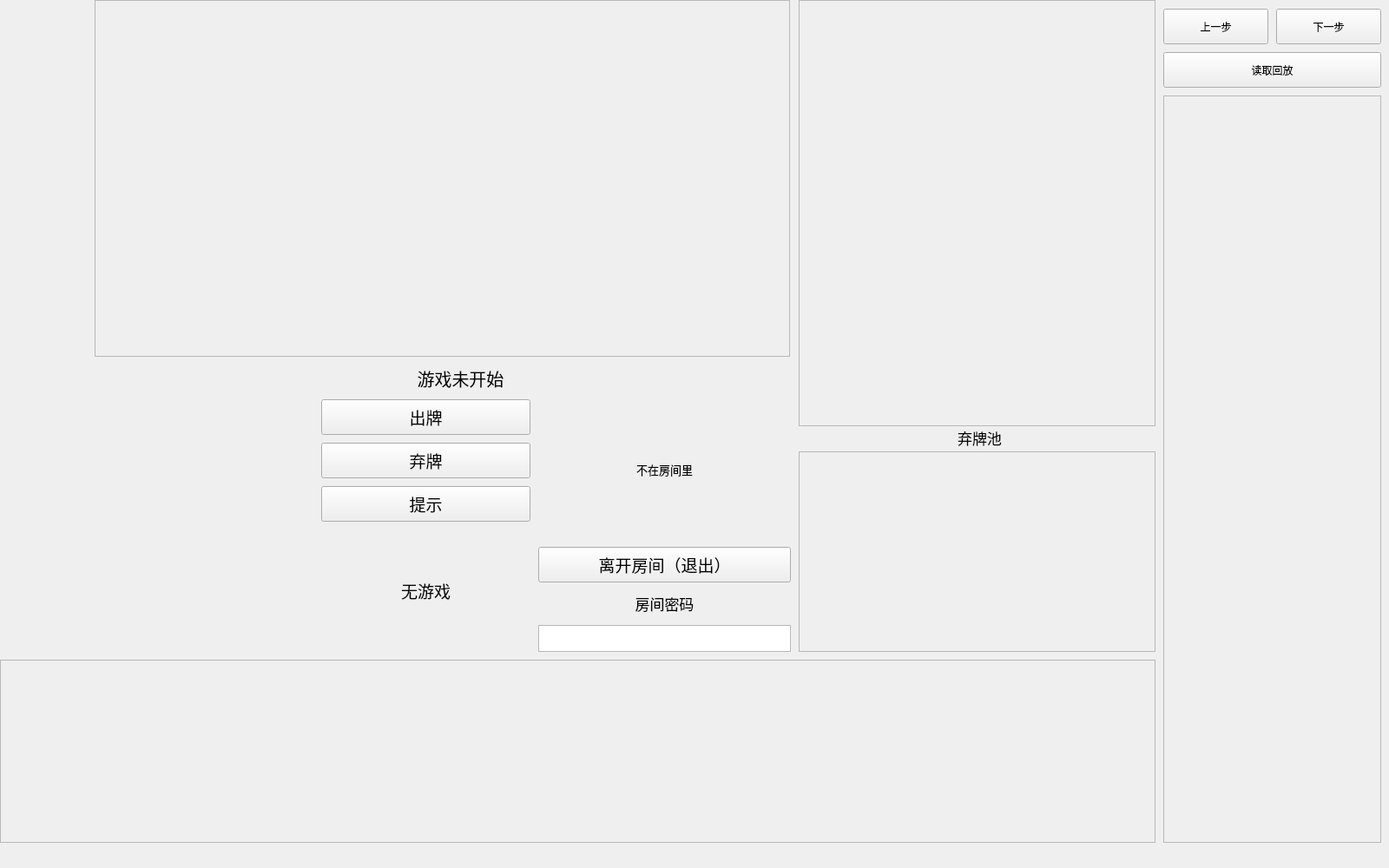
<?xml version="1.0" encoding="UTF-8"?>
<ui version="4.0">
 <class>AIUI</class>
 <widget class="QWidget" name="AIUI">
  <property name="geometry">
   <rect>
    <x>0</x>
    <y>0</y>
    <width>1600</width>
    <height>1000</height>
   </rect>
  </property>
  <property name="windowTitle">
   <string>Form</string>
  </property>
  <widget class="QPushButton" name="play_btn">
   <property name="geometry">
    <rect>
     <x>370</x>
     <y>460</y>
     <width>241</width>
     <height>41</height>
    </rect>
   </property>
   <property name="font">
    <font>
     <pointsize>14</pointsize>
    </font>
   </property>
   <property name="text">
    <string>出牌</string>
   </property>
  </widget>
  <widget class="QPushButton" name="discard_btn">
   <property name="geometry">
    <rect>
     <x>370</x>
     <y>510</y>
     <width>241</width>
     <height>41</height>
    </rect>
   </property>
   <property name="font">
    <font>
     <pointsize>14</pointsize>
    </font>
   </property>
   <property name="text">
    <string>弃牌</string>
   </property>
  </widget>
  <widget class="QPushButton" name="clue_btn">
   <property name="geometry">
    <rect>
     <x>370</x>
     <y>560</y>
     <width>241</width>
     <height>41</height>
    </rect>
   </property>
   <property name="font">
    <font>
     <pointsize>14</pointsize>
    </font>
   </property>
   <property name="text">
    <string>提示</string>
   </property>
  </widget>
  <widget class="QWidget" name="gridLayoutWidget_2">
   <property name="geometry">
    <rect>
     <x>0</x>
     <y>540</y>
     <width>361</width>
     <height>171</height>
    </rect>
   </property>
   <layout class="QGridLayout" name="Layout_Clue"/>
  </widget>
  <widget class="QScrollArea" name="AIpredict_area">
   <property name="geometry">
    <rect>
     <x>920</x>
     <y>0</y>
     <width>411</width>
     <height>491</height>
    </rect>
   </property>
   <property name="widgetResizable">
    <bool>true</bool>
   </property>
   <widget class="QWidget" name="scrollAreaWidgetContents">
    <property name="geometry">
     <rect>
      <x>0</x>
      <y>0</y>
      <width>409</width>
      <height>489</height>
     </rect>
    </property>
   </widget>
  </widget>
  <widget class="QWidget" name="horizontalLayoutWidget">
   <property name="geometry">
    <rect>
     <x>0</x>
     <y>460</y>
     <width>361</width>
     <height>81</height>
    </rect>
   </property>
   <layout class="QHBoxLayout" name="Layout_toP"/>
  </widget>
  <widget class="QScrollArea" name="cards_area">
   <property name="geometry">
    <rect>
     <x>109</x>
     <y>0</y>
     <width>801</width>
     <height>411</height>
    </rect>
   </property>
   <property name="widgetResizable">
    <bool>true</bool>
   </property>
   <widget class="QWidget" name="scrollAreaWidgetContents_2">
    <property name="geometry">
     <rect>
      <x>0</x>
      <y>0</y>
      <width>799</width>
      <height>409</height>
     </rect>
    </property>
   </widget>
  </widget>
  <widget class="QLabel" name="info_label">
   <property name="geometry">
    <rect>
     <x>150</x>
     <y>410</y>
     <width>761</width>
     <height>51</height>
    </rect>
   </property>
   <property name="font">
    <font>
     <pointsize>15</pointsize>
     <weight>50</weight>
     <bold>false</bold>
    </font>
   </property>
   <property name="contextMenuPolicy">
    <enum>Qt::DefaultContextMenu</enum>
   </property>
   <property name="text">
    <string>游戏未开始</string>
   </property>
   <property name="alignment">
    <set>Qt::AlignCenter</set>
   </property>
  </widget>
  <widget class="QWidget" name="verticalLayoutWidget">
   <property name="geometry">
    <rect>
     <x>0</x>
     <y>0</y>
     <width>111</width>
     <height>451</height>
    </rect>
   </property>
   <layout class="QVBoxLayout" name="Layout_score">
    <property name="spacing">
     <number>4</number>
    </property>
   </layout>
  </widget>
  <widget class="QScrollArea" name="table_area">
   <property name="geometry">
    <rect>
     <x>0</x>
     <y>760</y>
     <width>1331</width>
     <height>211</height>
    </rect>
   </property>
   <property name="widgetResizable">
    <bool>true</bool>
   </property>
   <widget class="QWidget" name="scrollAreaWidgetContents_3">
    <property name="geometry">
     <rect>
      <x>0</x>
      <y>0</y>
      <width>1329</width>
      <height>209</height>
     </rect>
    </property>
   </widget>
  </widget>
  <widget class="QTextEdit" name="password_edit">
   <property name="geometry">
    <rect>
     <x>620</x>
     <y>720</y>
     <width>291</width>
     <height>31</height>
    </rect>
   </property>
  </widget>
  <widget class="QLabel" name="label_4">
   <property name="geometry">
    <rect>
     <x>620</x>
     <y>680</y>
     <width>291</width>
     <height>31</height>
    </rect>
   </property>
   <property name="font">
    <font>
     <pointsize>13</pointsize>
    </font>
   </property>
   <property name="layoutDirection">
    <enum>Qt::LeftToRight</enum>
   </property>
   <property name="text">
    <string>房间密码</string>
   </property>
   <property name="alignment">
    <set>Qt::AlignCenter</set>
   </property>
  </widget>
  <widget class="QPushButton" name="leave_btn">
   <property name="geometry">
    <rect>
     <x>620</x>
     <y>630</y>
     <width>291</width>
     <height>41</height>
    </rect>
   </property>
   <property name="font">
    <font>
     <pointsize>14</pointsize>
    </font>
   </property>
   <property name="text">
    <string>离开房间（退出）</string>
   </property>
  </widget>
  <widget class="QLabel" name="state_label">
   <property name="geometry">
    <rect>
     <x>370</x>
     <y>610</y>
     <width>241</width>
     <height>141</height>
    </rect>
   </property>
   <property name="font">
    <font>
     <pointsize>14</pointsize>
    </font>
   </property>
   <property name="text">
    <string>无游戏</string>
   </property>
   <property name="alignment">
    <set>Qt::AlignCenter</set>
   </property>
  </widget>
  <widget class="QScrollArea" name="discard_area">
   <property name="geometry">
    <rect>
     <x>920</x>
     <y>520</y>
     <width>411</width>
     <height>231</height>
    </rect>
   </property>
   <property name="widgetResizable">
    <bool>true</bool>
   </property>
   <widget class="QWidget" name="scrollAreaWidgetContents_4">
    <property name="geometry">
     <rect>
      <x>0</x>
      <y>0</y>
      <width>409</width>
      <height>229</height>
     </rect>
    </property>
   </widget>
  </widget>
  <widget class="QScrollArea" name="history_area">
   <property name="geometry">
    <rect>
     <x>1340</x>
     <y>110</y>
     <width>251</width>
     <height>861</height>
    </rect>
   </property>
   <property name="widgetResizable">
    <bool>true</bool>
   </property>
   <widget class="QWidget" name="scrollAreaWidgetContents_5">
    <property name="geometry">
     <rect>
      <x>0</x>
      <y>0</y>
      <width>249</width>
      <height>859</height>
     </rect>
    </property>
   </widget>
  </widget>
  <widget class="QLabel" name="room_label">
   <property name="geometry">
    <rect>
     <x>620</x>
     <y>460</y>
     <width>291</width>
     <height>161</height>
    </rect>
   </property>
   <property name="font">
    <font>
     <pointsize>10</pointsize>
    </font>
   </property>
   <property name="text">
    <string>不在房间里</string>
   </property>
   <property name="alignment">
    <set>Qt::AlignCenter</set>
   </property>
  </widget>
  <widget class="QPushButton" name="prevstep_btn">
   <property name="geometry">
    <rect>
     <x>1340</x>
     <y>10</y>
     <width>121</width>
     <height>41</height>
    </rect>
   </property>
   <property name="text">
    <string>上一步</string>
   </property>
  </widget>
  <widget class="QPushButton" name="nextstep_btn">
   <property name="geometry">
    <rect>
     <x>1470</x>
     <y>10</y>
     <width>121</width>
     <height>41</height>
    </rect>
   </property>
   <property name="text">
    <string>下一步</string>
   </property>
  </widget>
  <widget class="QPushButton" name="openhistory_btn">
   <property name="geometry">
    <rect>
     <x>1340</x>
     <y>60</y>
     <width>251</width>
     <height>41</height>
    </rect>
   </property>
   <property name="text">
    <string>读取回放</string>
   </property>
  </widget>
  <widget class="QLabel" name="label">
   <property name="geometry">
    <rect>
     <x>923</x>
     <y>489</y>
     <width>411</width>
     <height>31</height>
    </rect>
   </property>
   <property name="font">
    <font>
     <pointsize>13</pointsize>
    </font>
   </property>
   <property name="contextMenuPolicy">
    <enum>Qt::DefaultContextMenu</enum>
   </property>
   <property name="toolTipDuration">
    <number>-1</number>
   </property>
   <property name="text">
    <string>弃牌池</string>
   </property>
   <property name="alignment">
    <set>Qt::AlignCenter</set>
   </property>
  </widget>
 </widget>
 <resources/>
 <connections/>
</ui>
